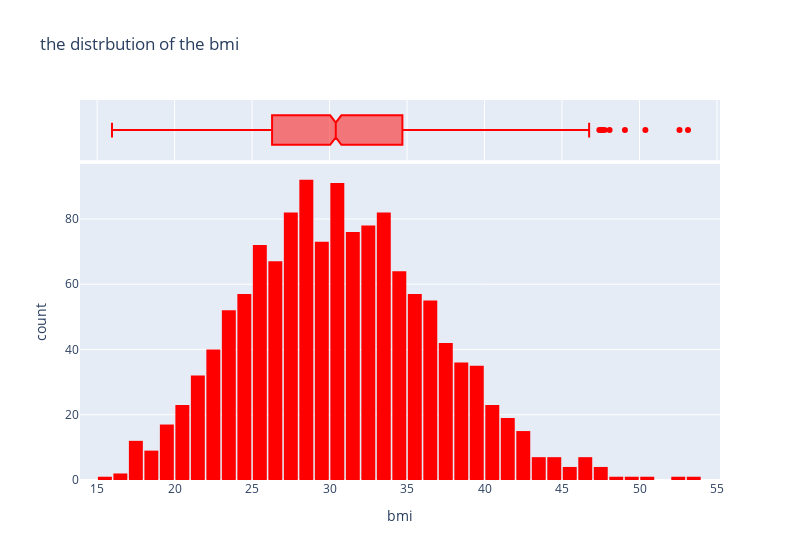

Notebook code cell kept with this figure:
### Code cell
fig=px.histogram(medical_stuff, x='bmi', marginal='box', title='the distrbution of the bmi', color_discrete_sequence=['red'])
fig.update_layout(bargap=0.1, width= 800)
fig.show()

### Figure 1 — Plotly figure (JSON) as saved in the notebook; plotly's stock layout.template omitted (floating-point values rounded to 4 significant figures; data arrays with more than 128 entries replaced by an {"elided": "..."} marker saying what was removed)
{"data": [{"alignmentgroup": "True", "bingroup": "x", "hovertemplate": "bmi=%{x}<br>count=%{y}<extra></extra>", "legendgroup": "", "marker": {"color": "red", "pattern": {"shape": ""}}, "name": "", "offsetgroup": "", "orientation": "v", "showlegend": false, "type": "histogram", "x": {"elided": "1338 float values"}, "xaxis": "x", "yaxis": "y"}, {"alignmentgroup": "True", "hovertemplate": "bmi=%{x}<extra></extra>", "legendgroup": "", "marker": {"color": "red"}, "name": "", "notched": true, "offsetgroup": "", "showlegend": false, "type": "box", "x": {"elided": "1338 float values"}, "xaxis": "x2", "yaxis": "y2"}], "layout": {"bargap": 0.1, "barmode": "relative", "legend": {"tracegroupgap": 0}, "title": {"text": "the distrbution of the bmi"}, "width": 800, "xaxis": {"anchor": "y", "domain": [0, 1], "title": {"text": "bmi"}}, "xaxis2": {"anchor": "y2", "domain": [0, 1], "matches": "x", "showgrid": true, "showticklabels": false}, "yaxis": {"anchor": "x", "domain": [0, 0.8316], "title": {"text": "count"}}, "yaxis2": {"anchor": "x2", "domain": [0.8416, 1], "matches": "y2", "showgrid": false, "showline": false, "showticklabels": false, "ticks": ""}}}
